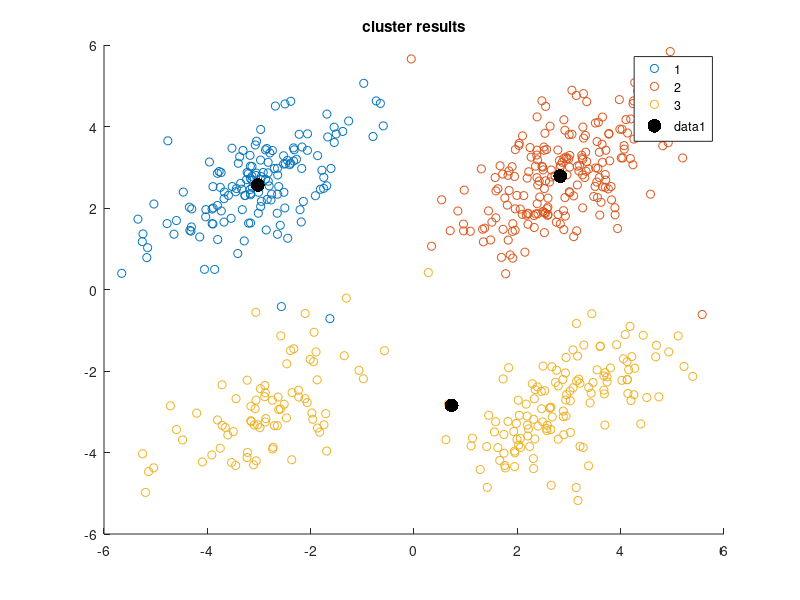
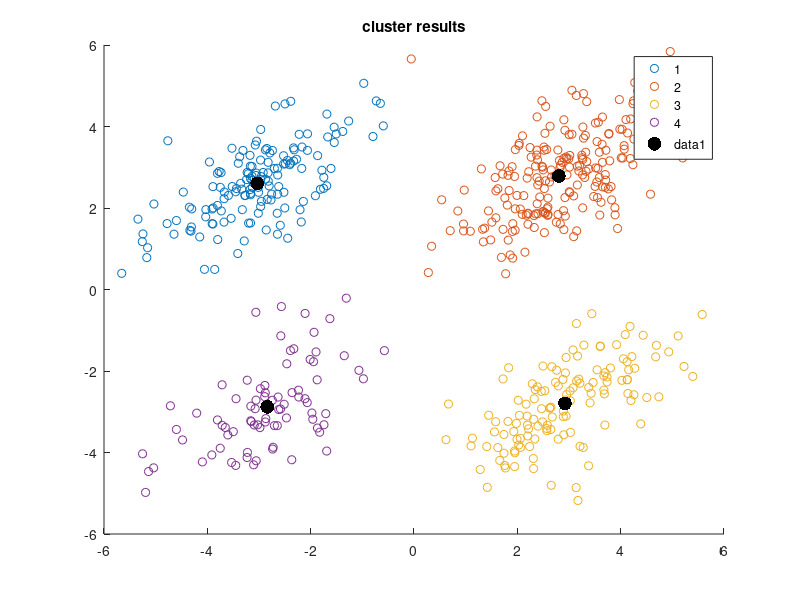
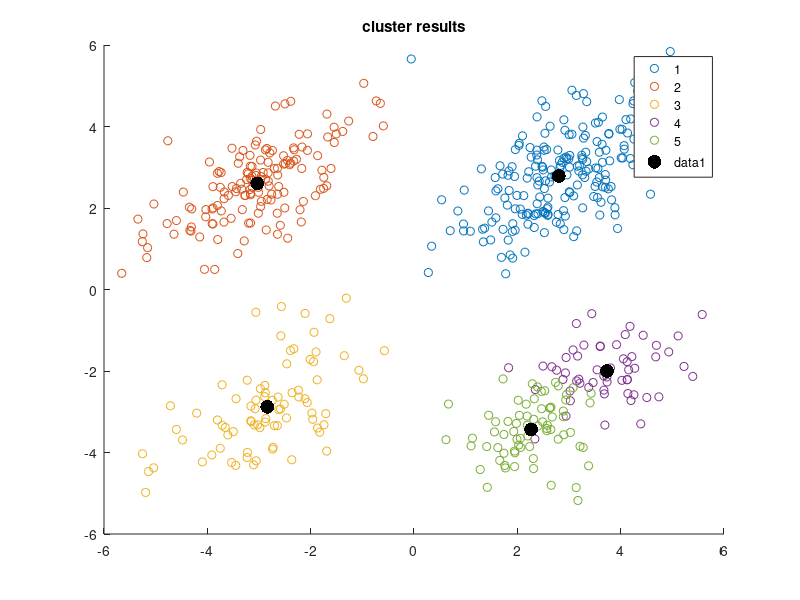

MATLAB code to generate these figures, in order:
%loading kmeans
load kmeansdata;

%assing data to a variable 
new_data = X;
%defining k values

k_values = [3,4,5];

%for evaluating matrices
evl_mtrcs = zeros(length(k_values),1);

for i =1:length(k_values)
    %k means clustering for every k value
    k2 = k_values(i);
    [indx,c] = kmeans(new_data,k2);
    %evaluating the clutering perfomance
    evl_mtrcs(i) = sum(sum(new_data-c(indx,:)));
    %visualizing 
    figure;
    gscatter(new_data(:,1),new_data(:,2),indx);
    hold on;
    %ploting centroids
    scatter(c(:,1),c(:,2),100,'k','filled');
    title("cluster results");

end
